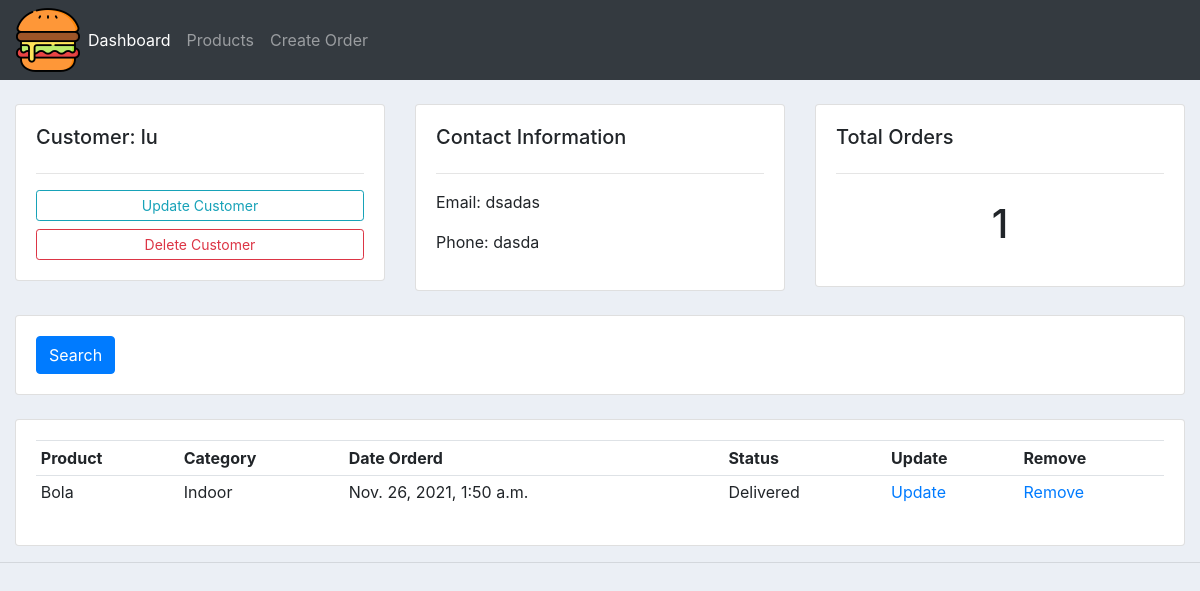
/customer/3/, run on the app's committed database.
### accounts/models.py (models this page shows, shortened)
class Customer(models.Model):
    name = models.CharField(max_length=200, null = True)
    phone = models.CharField(max_length=200, null = True)
    email = models.CharField(max_length=200, null = True)
    date = models.DateTimeField(auto_now_add=True)

class Order(models.Model):
    STATUS = (
        ('Pending', 'pending'),
        ('Out for Delivery', 'Out for Delivery'),
        ('Delivered', 'Delivered'),
    )
    costumer = models.ForeignKey(Customer, null=True, on_delete= models.SET_NULL)
    product =  models.ForeignKey(Product, null=True, on_delete= models.SET_NULL)
    date_created = models.DateTimeField(auto_now_add=True)
    status = models.CharField(max_length=200, null = True, choices = STATUS)

class Product(models.Model):
    CATEGORY = (
        ('Indoor', 'Indoor'),
        ('Out Door', 'Out Door'),
    )
    name = models.CharField(max_length=200, null = True)
    price =models.FloatField(null = True)
    category = models.CharField(max_length=200, null = True, choices = CATEGORY)
    description = models.CharField(max_length=200, null = True)
    date_created = models.DateTimeField(auto_now_add=True)
    tags = models.ManyToManyField(Tag)
    def __str__(self) -> str:
        return self.name

### accounts/views.py (the view)
# urls.py: path('customer/<str:pk>/', views.customer, name= "customer"),
def customer(request, pk):
    customer = Customer.objects.get(id=pk)
    orders = customer.order_set.all()
    total_orders = orders.count()
    context = {'customer':customer, 'orders':orders, 'total_orders':total_orders}
    return render(request, "accounts/customer.html", context)

### accounts/templates/accounts/customer.html
{% extends 'accounts/main.html' %}
{%block content%}
	<br>
<div class="row">
	<div class="col-md">
		<div class="card card-body">
			<h5>Customer: {{customer.name}}</h5>
			<hr>
			<a class="btn btn-outline-info  btn-sm btn-block" href="{%url 'update_customer' customer.id%}">Update Customer</a>
			<a class="btn btn-outline-danger  btn-sm btn-block" href="{%url 'delete_customer' customer.id%}">Delete Customer</a>
		</div>
	</div>
	<div class="col-md">
		<div class="card card-body">
			<h5>Contact Information</h5>
			<hr>
			<p>Email: {{customer.email}}</p>
			<p>Phone: {{customer.phone}}</p>
		</div>
	</div>
	<div class="col-md">
		<div class="card card-body">
			<h5>Total Orders</h5>
			<hr>
			<h1 style="text-align: center;padding: 10px">{{total_orders}}</h1>
		</div>
	</div>
</div>
<br>
<div class="row">
	<div class="col">
		<div class="card card-body">
			<form method="get">
		    <button class="btn btn-primary" type="submit">Search</button>
		  </form>
		</div>
	</div>
</div>
<br>
<div class="row">
	<div class="col-md">
		<div class="card card-body">
			<table class="table table-sm">
				<tr>
					<th>Product</th>
					<th>Category</th>
					<th>Date Orderd</th>
					<th>Status</th>
					<th>Update</th>
					<th>Remove</th>
				</tr>
				{%for order in orders%}
				<tr>
					<td>{{order.product}}</td>
					<td>{{order.product.category}}</td>
					<td>{{order.date_created}}</td>
					<td>{{order.status}}</td>
					<td> <a href="">Update</a> </td>
					<td> <a href="">Remove</a> </td>				</tr>
				{% endfor %}
			</table>
		</div>
	</div>
</div>
{% endblock %}

### static/CSS/main.css (style rules this page uses)
body { background-color: #ebeff5; }

### data on the page
Customer: name "lu", email "dsadas", phone "dasda"
Order: product "Bola", product.category "Indoor", date_created "Nov. 26, 2021, 1:50 a.m.", status "Delivered"

### other printed values
{{ total_orders }} "1"
